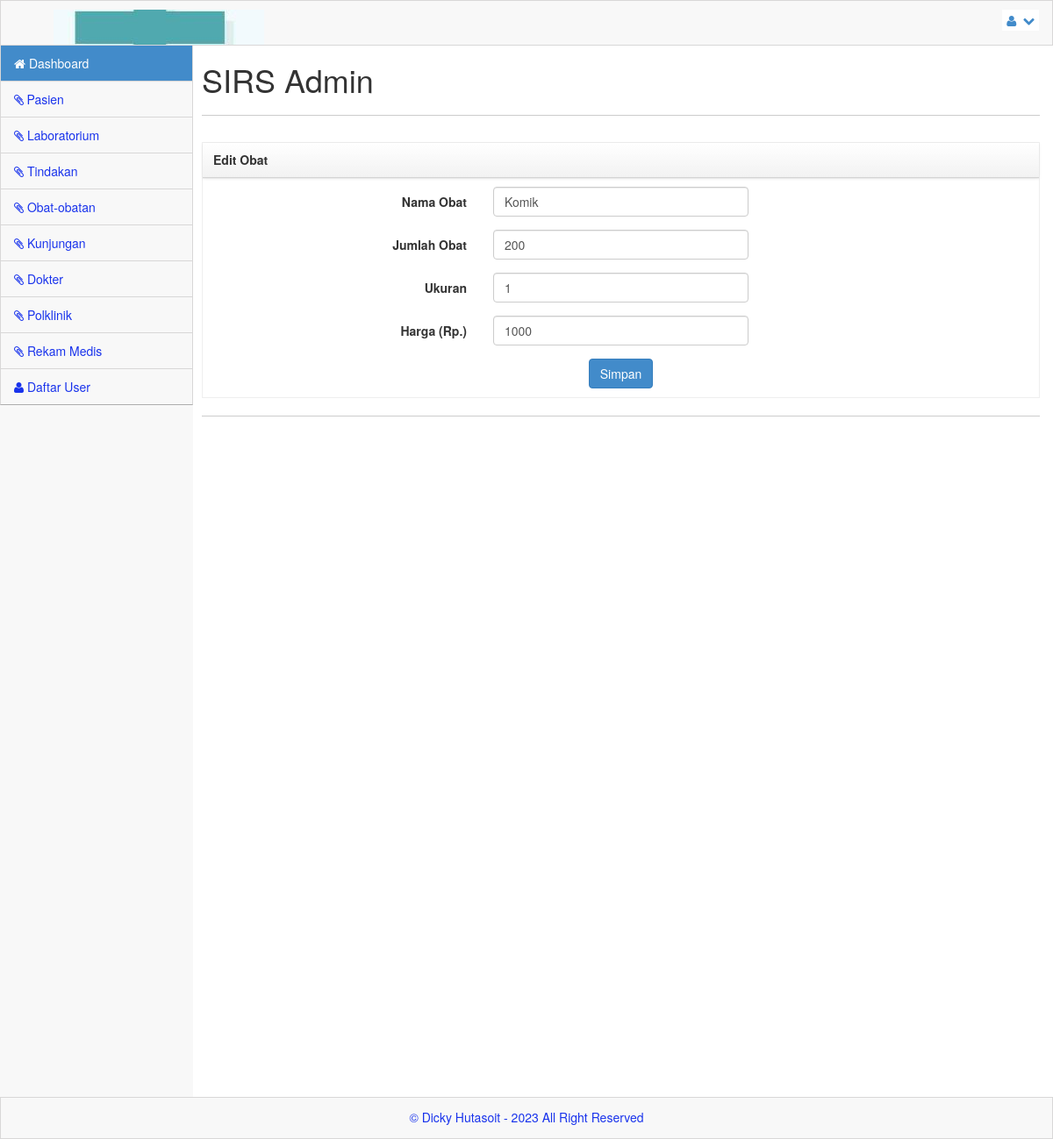
Page /admin/index.php?menu=obat_edit&aksi=edit&nmr=5 (signed in) on the committed database.
### tables this page shows
CREATE TABLE `obat` (
  `kd_obat` int(11) NOT NULL AUTO_INCREMENT,
  `nm_obat` varchar(300) NOT NULL,
  `jml_obat` int(11) NOT NULL,
  `ukuran` int(11) NOT NULL,
  `harga` int(25) NOT NULL,
  PRIMARY KEY (`kd_obat`)
);

### admin/obat_edit.php (the view, shortened to what this page needs)
<?php
include_once("../library/koneksi.php");
if (isset($_GET["aksi"]) && isset($_GET["nmr"])) {
    $kd_obat = $_GET["nmr"];
    $editDb = [];
    $edit_query = "SELECT * FROM obat WHERE kd_obat = ?";
    $stmt = mysqli_prepare($server, $edit_query);
    mysqli_stmt_bind_param($stmt, "s", $kd_obat);
    mysqli_stmt_execute($stmt);
    $result = mysqli_stmt_get_result($stmt);
    if (mysqli_num_rows($result) > 0) {
        $editDb = mysqli_fetch_assoc($result);
    }
}
?>
<div class="box">
    <header>
        <h5>Edit Obat</h5>
    </header>
    <div class="body">
        <form action="" method="post" class="form-horizontal">
            <div class="form-group">
                <label class="control-label col-lg-4">Nama Obat</label>
                <div class="col-lg-4">
                    <input type="text" value="<?php echo $editDb["nm_obat"]; ?>" required name="nama" class="form-control" />
                </div>
            </div>
            <div class="form-group">
                <label class="control-label col-lg-4">Jumlah Obat</label>
                <div class="col-lg-4">
                    <input type="text" value="<?php echo $editDb["jml_obat"]; ?>" required name="jml" class="form-control" />
                </div>
            </div>
            <div class="form-group">
                <label class="control-label col-lg-4">Ukuran</label>
                <div class="col-lg-4">
                    <input type="text" value="<?php echo $editDb["ukuran"]; ?>" required name="ukr" class="form-control" />
                </div>
            </div>
            <div class="form-group">
                <label class="control-label col-lg-4">Harga (Rp.)</label>
                <div class="col-lg-4">
                    <input type="text" value="<?php echo $editDb["harga"]; ?>" required name="hrg" class="form-control" />
                </div>
            </div>
            <div class="form-actions no-margin-bottom" style="text-align:center;">
                <input type="submit" name="obt" value="Simpan" class="btn btn-primary" />
            </div>
        </form>
    </div>
</div>

### css/main.css (style rules this page uses)
@media (min-width: 768px) { html, body { height: 100%; } }
body.padTop53 { padding-top: 75px; overflow: visible; }
@media (min-width: 802px) { body.padTop53 { padding-top: 51px; } }
.box { position: relative; display: block; margin: 10px auto; border: 1px solid #efefef; }
.box header { background-repeat: repeat-x; border-bottom: 1px solid #d4d4d4; -webkit-box-shadow: 0 1px 4px rgba(0, 0, 0, 0.065); box-shadow: 0 1px 4px rgba(0, 0, 0, 0.065); background-image: linear-gradient(to bottom, #ffffff 0%, #f2f2f2 100%); }
.box header:before, .box header:after { display: table; content: " "; }
.box header:after { clear: both; }
.box header .icons, .box header h5, .box header .toolbar { position: relative; display: block; float: left; min-height: 1px; padding: 0; margin: 0; }
.box header h5 { padding: 12px; font-weight: bold; }
.box .body { padding: 10px; -webkit-box-shadow: inset 0 1px 1px rgba(0, 0, 0, 0.05); box-shadow: inset 0 1px 1px rgba(0, 0, 0, 0.05); }

### css/MoneAdmin.css (style rules this page uses)
body { background-color: #f8f8f8; }

### rows in the picture
obat: nama "Komik", jml "200", ukr "1", hrg "1000"
